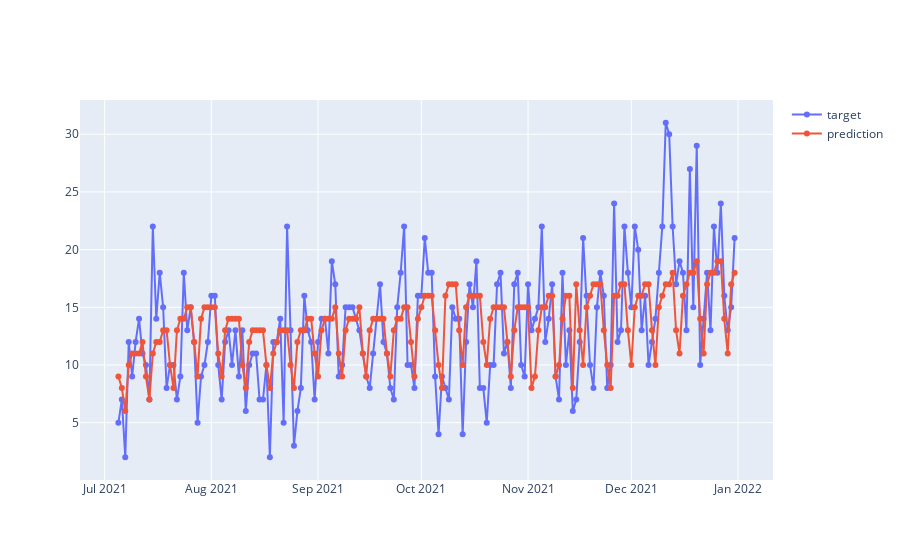

Notebook cell for this chart:
### Code cell
#Initialisation du modèle
model = Prophet(holidays = df_jours_feries,\
                seasonality_mode='additive', yearly_seasonality=True , weekly_seasonality=True, daily_seasonality=True)


#train & test set.
train ,  test = group_accidents_paris[(group_accidents_paris.date.dt.year < 2020)&(group_accidents_paris.date.dt.year >= 2010)].reset_index(drop = True) ,\
group_accidents_paris[group_accidents_paris.date.dt.year == 2021].reset_index(drop = True)

# Renommage des colonnes avant de fitter avec Prophet
ncols = train.columns.values
ncols[0] , ncols[1] = 'ds' , 'y'

train.columns , test.columns = ncols , ncols
train['y'] = np.log(train['y']+1)

# Entrainement du modèle
model.fit(train)

# Prediction
y_pred = (np.exp(model.predict(test)['yhat'])-1).round()

# Evaluation
evaluate(test.y.values , y_pred.values , group_accidents_paris[group_accidents_paris.date.dt.year == 2021].date[-180:])

### Figure 1 — Plotly figure (JSON) as saved in the notebook; plotly's stock layout.template omitted (floating-point values rounded to 4 significant figures; data arrays with more than 128 entries replaced by an {"elided": "..."} marker saying what was removed)
{"data": [{"mode": "lines+markers", "name": "target", "type": "scatter", "x": {"elided": "180 str values"}, "y": {"elided": "365 int values"}}, {"mode": "lines+markers", "name": "prediction", "type": "scatter", "x": {"elided": "180 str values"}, "y": {"elided": "365 int values"}}], "layout": {}}
